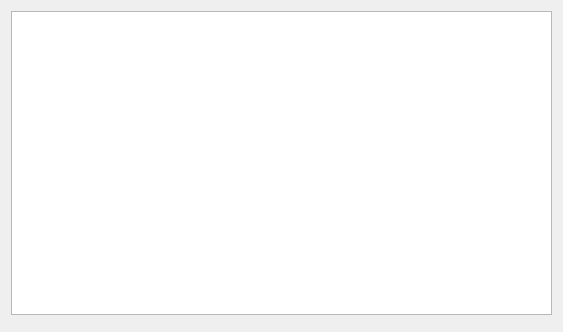
<?xml version="1.0" encoding="UTF-8"?>
<ui version="4.0">
 <class>PageAppNrf</class>
 <widget class="QWidget" name="PageAppNrf">
  <property name="geometry">
   <rect>
    <x>0</x>
    <y>0</y>
    <width>563</width>
    <height>332</height>
   </rect>
  </property>
  <property name="windowTitle">
   <string>Form</string>
  </property>
  <layout class="QVBoxLayout" name="verticalLayout">
   <item>
    <widget class="ParamTable" name="generalTab"/>
   </item>
   <item>
    <widget class="NrfPair" name="nrfPair" native="true"/>
   </item>
  </layout>
 </widget>
 <customwidgets>
  <customwidget>
   <class>ParamTable</class>
   <extends>QTableWidget</extends>
   <header>widgets/paramtable.h</header>
  </customwidget>
  <customwidget>
   <class>NrfPair</class>
   <extends>QWidget</extends>
   <header>widgets/nrfpair.h</header>
   <container>1</container>
  </customwidget>
 </customwidgets>
 <resources/>
 <connections/>
</ui>
